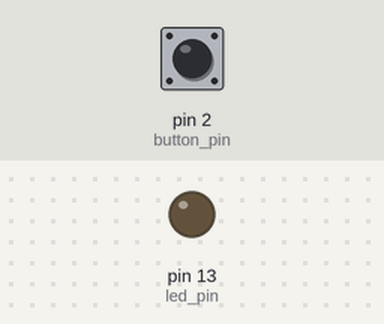
A program run on a simulated MicroPython board. On the bench: output pins drawn as LEDs (lit = HIGH). The inputs (shaded band) are chosen by the test bench; at power-on: pin 2 (button_pin) LOW.

Above: at 1.2 s.
1.3 s: pin 2 (button_pin) pulled HIGH for 0.15 s
At 1.4 s:
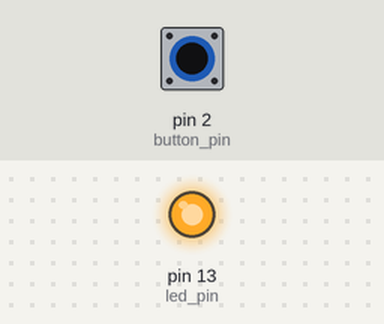
3.0 s: pin 2 (button_pin) pulled HIGH for 3.2 s
At 7.2 s:
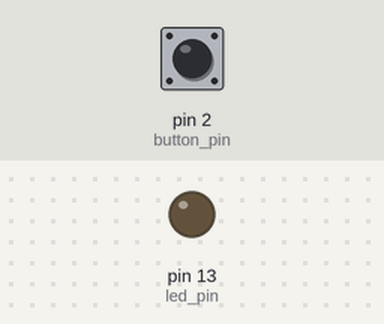
Timing chart, 0 to 8.7 s (numbered marks = the images above; inputs shaded):
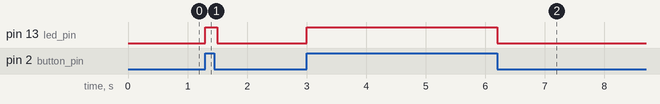

The program:

main.py
```python
from machine import Pin
import time

button_pin = Pin(2, Pin.IN)   # Pin donde está conectado el botón
led_pin = Pin(13, Pin.OUT)    # Pin donde está conectado el LED

while True:
    button_state = button_pin.value()  # Lee el estado del botón

    if button_state == 1:  # Si el botón está presionado
        led_pin.on()       # Enciende el LED
    else:
        led_pin.off()      # Apaga el LED

    time.sleep(0.1)  # Espera un breve período de tiempo para evitar lecturas incorrectas
```

Measured:
- after the input at 1.3 s, pin 13 (led_pin): LOW → HIGH at once, → LOW 0.20 s later
- after the input at 3.0 s, pin 13 (led_pin): LOW → HIGH at once, → LOW 3.2 s later
